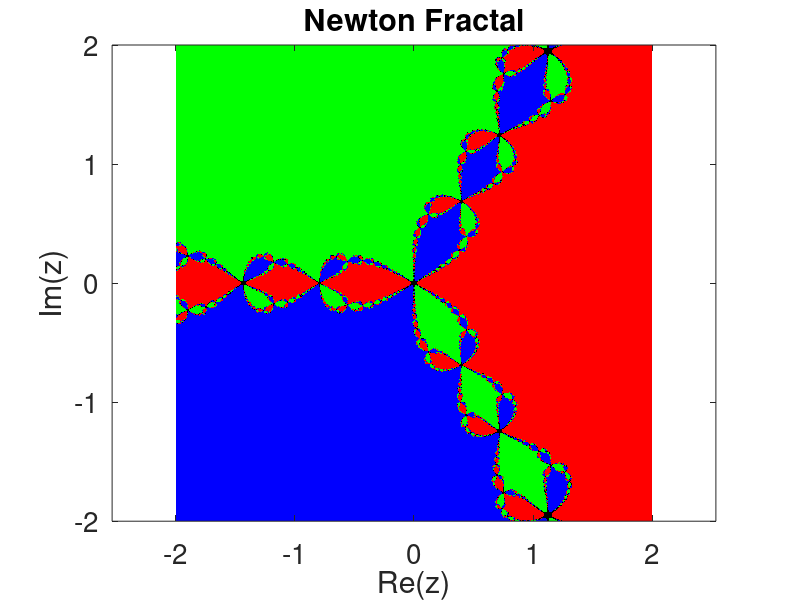

Source code (MATLAB):
% Program_04d: Newton Fractal.
% Chapter 4 - Complex Iterative Maps.
% Copyright Springer 2025. Stephen Lynch.
figure;
% Roots are r1,r2,r3.
r1=1;r2=(-1+1i*sqrt(3))/2;r3=(-1-1i*sqrt(3))/2;
xmax=2;ymax=2;res=0.001;
% Anonymous functions.
f=@(z) z.^3-1;
df=@(z) 3*z.^2;
x=-xmax:res:xmax;
y=-ymax:res:ymax;
[X,Y]=meshgrid(x,y);
Z=X+1i*Y;
iters = 20;
for i=1:iters
    Z=Z-f(Z)./df(Z);
end
eps=0.00001;
Z1=abs(Z-r1)<eps;Z2=abs(Z-r2)<eps;Z3=abs(Z-r3)<eps; Z4=~(Z1+Z2+Z3);
map=[1 0 0; 0 1 0; 0 0 1; 0 0 0];
colormap(map);
Z=Z1+2*Z2+3*Z3+4*Z4;
image([-xmax xmax],[-ymax ymax],Z);
set(gca,'YDir','normal');
set(gca,'FontSize',20);
axis equal;axis tight;
set(gca,'XTick',-xmax:1:xmax)
set(gca,'YTick',-ymax:1:ymax)
xlabel('Re(z)')
ylabel('Im(z)')
title('Newton Fractal')
% End of Program_04d.